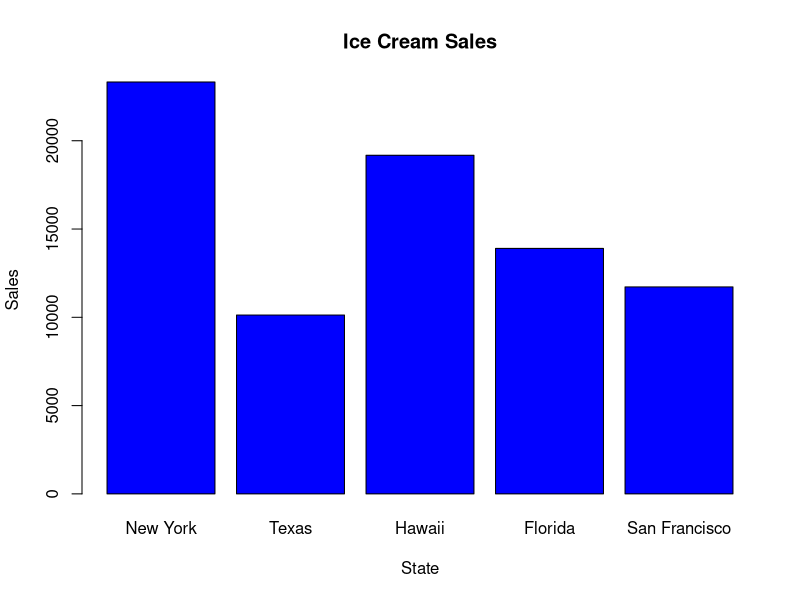
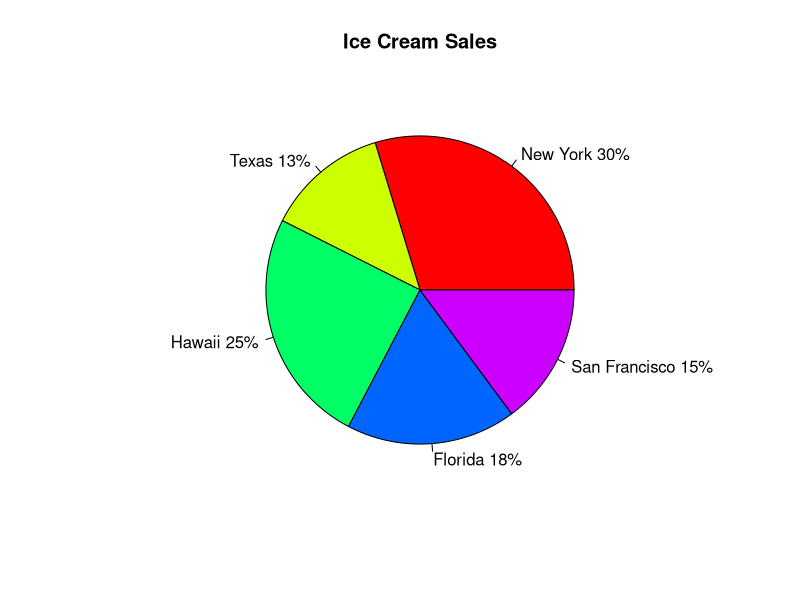

R code for these plots, in order: (Note: this script raises an error after producing the figures.)
state <- c('New York','Texas','Hawaii','Florida','San Francisco')
sales <- c(23327,10129,19178,13902,11723)
df<-data.frame(state, sales)

# bar chart
barplot(df$sales, names.arg=df$state ,xlab="State" ,ylab="Sales" ,col="blue", main="Ice Cream Sales", border="black")

# pie chart
rf <- round(df$sales/sum(df$sales)*100)  # percentage or relative frequency
lbls <- paste(df$state, rf)              # add percents to state in new object lbls
lbls <- paste(lbls,"%",sep="")           # add % to labels
pie(rf, lbls, main = "Ice Cream Sales", col = rainbow(length(rf)))

# install and import 'qcc' library first
# pareto diagram
names(sales)<-c('New York','Texas','Hawaii','Florida','San Francisco')
pareto.chart(sales, xlab="State", ylab="Sales")
